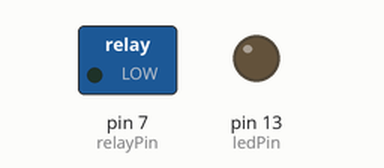
Recording of a sketch running on a simulated Arduino Uno, built with avr-gcc and run on an emulated ATmega328P. Shown: switched loads named in the sketch (green lamp = pin HIGH), output pins drawn as LEDs (lit = HIGH).

Above: at 1.0 s.
At 3.0 s:
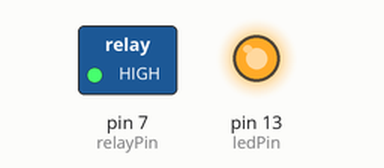
Timing chart, 0 to 5.2 s (numbered marks = the images above):
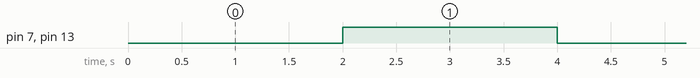

The sketch:

relay_check.ino
```cpp
// Relay module connected to pin 7
int relayPin = 7;
int ledPin = LED_BUILTIN;  // Built-in LED on Arduino (usually pin 13)
void setup() {
  pinMode(relayPin, OUTPUT);
  pinMode(ledPin, OUTPUT);
}
  void loop() {
      digitalWrite(relayPin,LOW);
      digitalWrite(ledPin, LOW);
      delay(2000);
      digitalWrite(relayPin, HIGH);
      digitalWrite(ledPin, HIGH);
      delay(2000);
}
```

Measured:
- by itself, pin 7 (relayPin), pin 13 (ledPin): alternates HIGH for 2.0 s and LOW for 2.0 s
